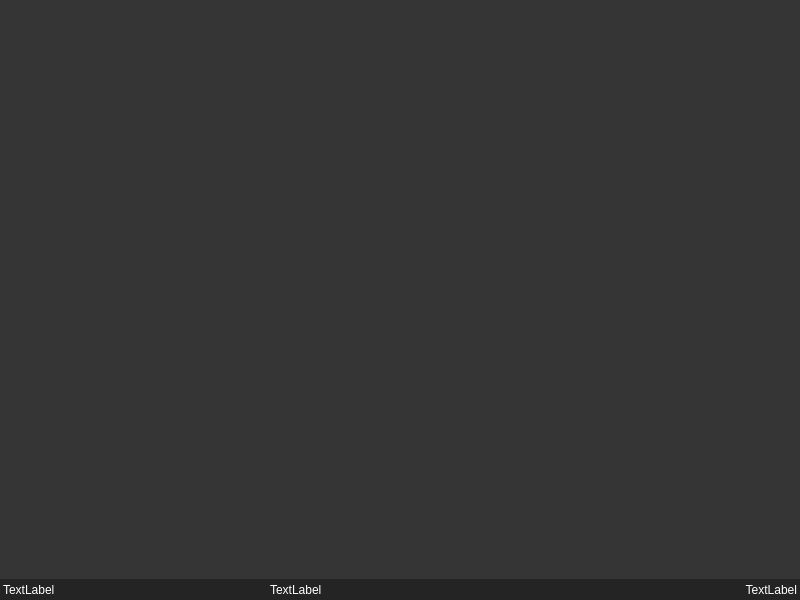
<?xml version="1.0" encoding="UTF-8"?>
<ui version="4.0">
 <class>MainWindow</class>
 <widget class="QMainWindow" name="MainWindow">
  <property name="geometry">
   <rect>
    <x>0</x>
    <y>0</y>
    <width>800</width>
    <height>600</height>
   </rect>
  </property>
  <property name="windowTitle">
   <string>MainWindow</string>
  </property>
  <widget class="QWidget" name="centralwidget">
   <property name="styleSheet">
    <string notr="true">QWidget {
background-color: rgb(53, 53, 53);
}
</string>
   </property>
   <layout class="QVBoxLayout" name="verticalLayout_2">
    <property name="spacing">
     <number>0</number>
    </property>
    <property name="leftMargin">
     <number>0</number>
    </property>
    <property name="topMargin">
     <number>0</number>
    </property>
    <property name="rightMargin">
     <number>0</number>
    </property>
    <property name="bottomMargin">
     <number>0</number>
    </property>
    <item>
     <layout class="QVBoxLayout" name="verticalLayout" stretch="50,2">
      <property name="spacing">
       <number>0</number>
      </property>
      <item>
       <widget class="QWidget" name="widget" native="true">
        <layout class="QHBoxLayout" name="horizontalLayout_2">
         <property name="spacing">
          <number>0</number>
         </property>
         <property name="leftMargin">
          <number>0</number>
         </property>
         <property name="topMargin">
          <number>0</number>
         </property>
         <property name="rightMargin">
          <number>0</number>
         </property>
         <property name="bottomMargin">
          <number>0</number>
         </property>
         <item>
          <layout class="QHBoxLayout" name="horizontalLayout">
           <property name="spacing">
            <number>0</number>
           </property>
          </layout>
         </item>
        </layout>
       </widget>
      </item>
      <item>
       <widget class="QWidget" name="widget_2" native="true">
        <property name="sizePolicy">
         <sizepolicy hsizetype="Preferred" vsizetype="Fixed">
          <horstretch>0</horstretch>
          <verstretch>0</verstretch>
         </sizepolicy>
        </property>
        <property name="minimumSize">
         <size>
          <width>0</width>
          <height>21</height>
         </size>
        </property>
        <property name="styleSheet">
         <string notr="true">QWidget {
	background-color: rgb(36, 36, 36);
}</string>
        </property>
        <layout class="QHBoxLayout" name="horizontalLayout_4">
         <property name="spacing">
          <number>0</number>
         </property>
         <property name="leftMargin">
          <number>0</number>
         </property>
         <property name="topMargin">
          <number>0</number>
         </property>
         <property name="rightMargin">
          <number>0</number>
         </property>
         <property name="bottomMargin">
          <number>0</number>
         </property>
         <item>
          <layout class="QHBoxLayout" name="horizontalLayout_3">
           <property name="spacing">
            <number>7</number>
           </property>
           <property name="leftMargin">
            <number>3</number>
           </property>
           <property name="rightMargin">
            <number>3</number>
           </property>
           <item>
            <widget class="QLabel" name="label_3">
             <property name="styleSheet">
              <string notr="true">color: rgb(255, 255, 255);</string>
             </property>
             <property name="text">
              <string>TextLabel</string>
             </property>
            </widget>
           </item>
           <item>
            <widget class="QLabel" name="label_2">
             <property name="styleSheet">
              <string notr="true">color: rgb(255, 255, 255);</string>
             </property>
             <property name="text">
              <string>TextLabel</string>
             </property>
            </widget>
           </item>
           <item>
            <widget class="QLabel" name="label">
             <property name="styleSheet">
              <string notr="true">color: rgb(255, 255, 255);</string>
             </property>
             <property name="text">
              <string>TextLabel</string>
             </property>
             <property name="alignment">
              <set>Qt::AlignRight|Qt::AlignTrailing|Qt::AlignVCenter</set>
             </property>
            </widget>
           </item>
          </layout>
         </item>
        </layout>
       </widget>
      </item>
     </layout>
    </item>
   </layout>
  </widget>
 </widget>
 <resources/>
 <connections/>
</ui>
